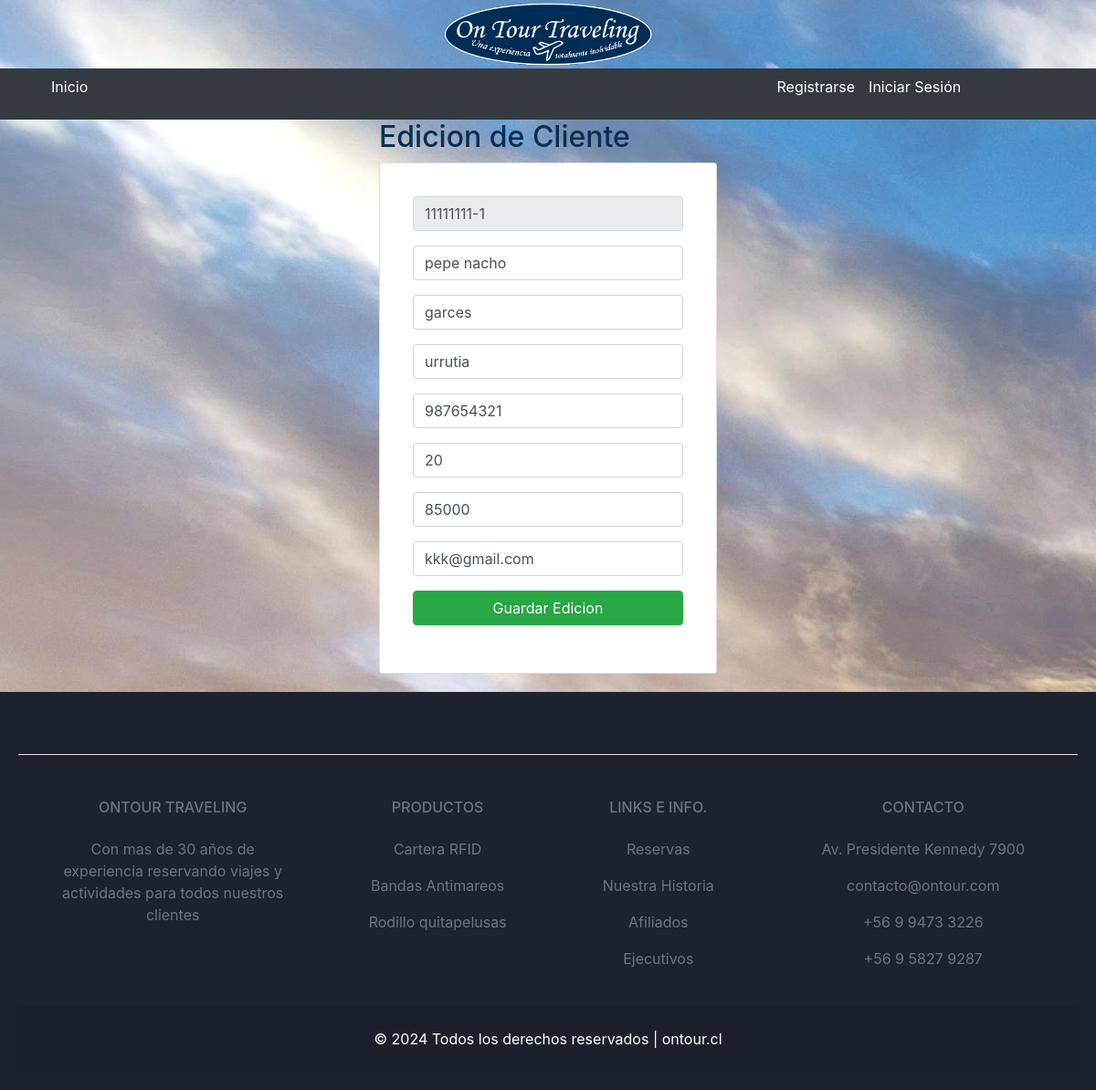
Page /edit1/11111111-1 on the earlier database version.
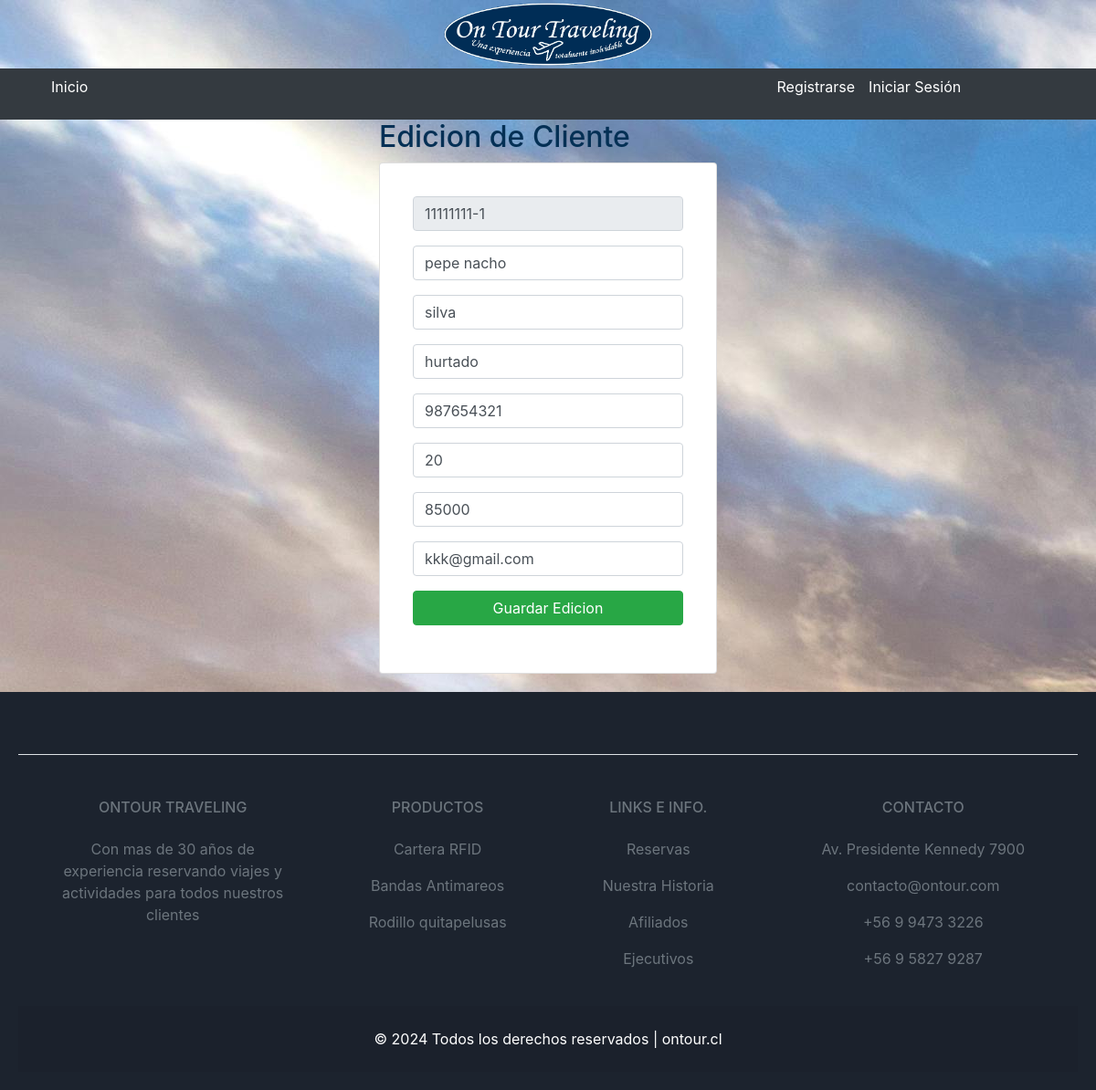
Same page on the later database version.
### otb/models.py (models this page shows)
class Cliente(models.Model):
    rut     = models.CharField(primary_key=True, max_length=10)
    nombre  = models.CharField(max_length=30)
    aPaterno = models.CharField(max_length=30)
    aMaterno = models.CharField(max_length=30)
    fono      = models.IntegerField()
    edad     = models.IntegerField()
    deposito = models.IntegerField()
    email    = models.EmailField(unique=True, max_length=100, blank=True, null=True)

### otb/views.py (the view)
# urls.py: path('edit1/<rut>', views.edit),
def edit(request, rut):
    cliente = Cliente.objects.get(rut=rut)
    return render(request, "otb/edit.html", {"cliente": cliente})

### otb/templates/otb/edit.html
{% extends "otb/base.html" %}
{% block content %}
<div class = "row">
    <div class="col-md-4 offset-md-4">
        <h2>Edicion de Cliente</h2>
        <div class="card p-3">
            <div class="card-body">
                <form action="/edit/" method="POST">{% csrf_token %}
                    <div class="form-group mb-3">
                        <input type="text" id="Rut" name="Rut" value="{{cliente.rut}}" class="form-control" placeholder="Rut"
                        minlength="10" maxlength="10" readonly required>
                    </div>
                    <div class="form-group mb-3">
                        <input type="text" id="Nombre" name="Nombre" value="{{cliente.nombre}}" class="form-control" placeholder="Nombre"
                        maxlength="50" required>
                    </div>
                    <div class="form-group mb-3">
                        <input type="text" id="numCantidad" name="aPaterno" value="{{cliente.aPaterno}}" class="form-control" placeholder="Apellido Paterno" min="1" max="100" required>
                    </div>
                    <div class="form-group mb-3">
                        <input type="text" id="numCantidad" name="aMaterno" value="{{cliente.aMaterno}}" class="form-control" placeholder="Apellido Materno" min="1" max="100" required>
                    </div>
                    <div class="form-group mb-3">
                        <input type="number" id="numCantidad" name="Fono" value="{{cliente.fono}}" class="form-control" placeholder="Telefono" min="111111111" max="999999999" required>
                    </div>
                    <div class="form-group mb-3">
                        <input type="number" id="numCantidad" name="Edad" value="{{cliente.edad}}" class="form-control" placeholder="Edad" min="1" max="100" required>
                    </div>
                    <div class="form-group mb-3">
                        <input type="number" id="numCantidad" name="Deposito" value="{{cliente.deposito}}" class="form-control" placeholder="Deposito" min="1000" max="150000" required>
                    </div>
                    <div class="form-group mb-3">
                        <input type="text" id="numCantidad" name="Email" value="{{cliente.email}}" class="form-control" placeholder="Email" min="20" max="50" required>
                    </div>
                    <div class="form-group">
                        <button type="submit" class="btn btn-success btn-block text-white">Guardar Edicion</button>
                    </div>
                </form>
            </div>
        </div>
    </div>
</div>
{% endblock content %}

Differences in the rows shown:
changed Cliente "pepe nacho": aPaterno "garces" → "silva"; aMaterno "urrutia" → "hurtado"
